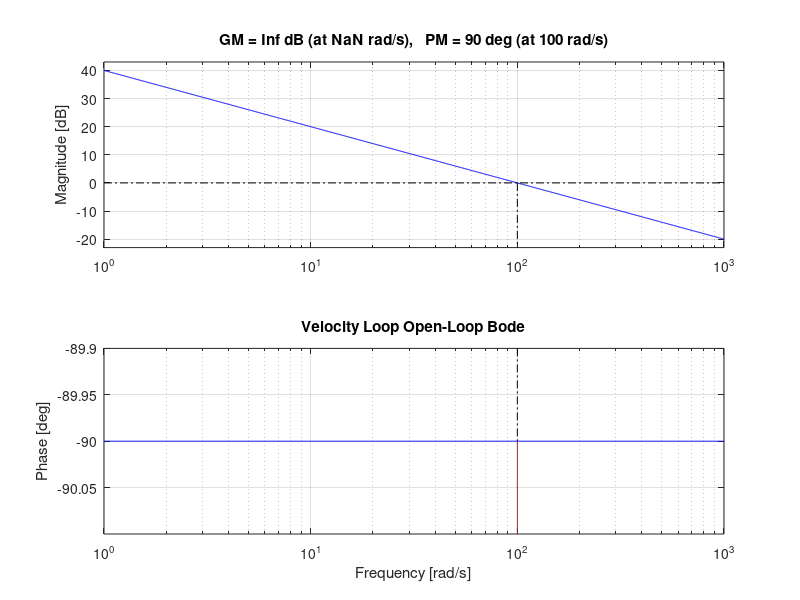
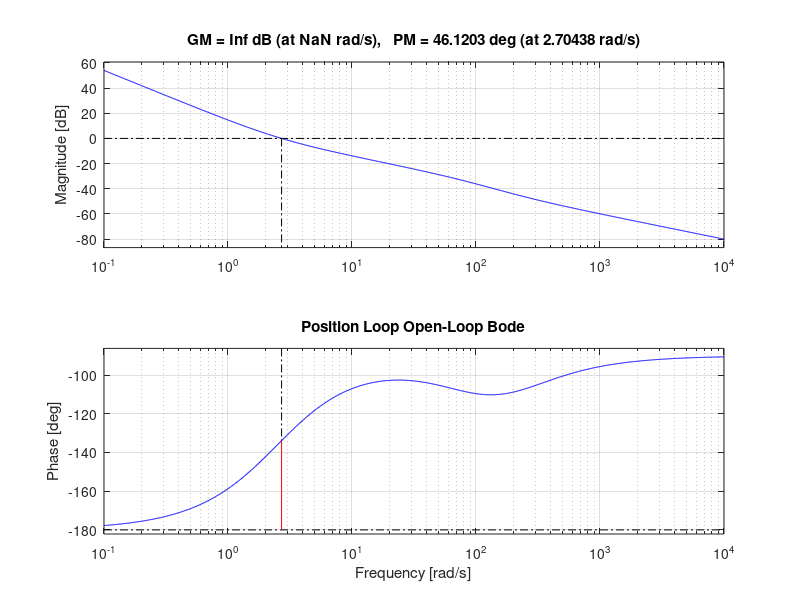
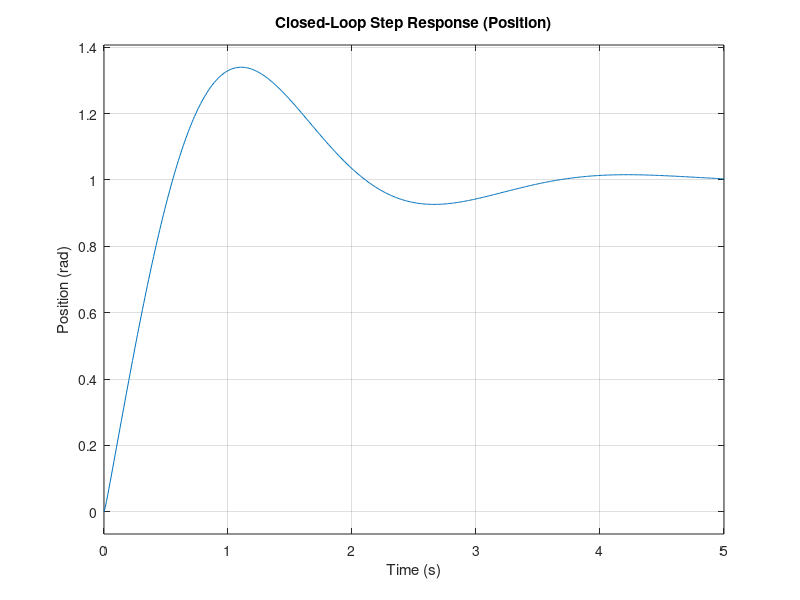

Reproduce these figures in MATLAB, in order.
% High-Precision DC Motor Position Control with Cascaded Loops
s = tf('s');

%% Motor Parameters
K = 10;          % DC motor gain
tau = 0.05;      % Motor time constant (s)
G_motor = tf(K, [tau 1 0]);  % Position from voltage

%% Velocity Loop Design (Inner Loop)
G_vel = tf(K, [tau 1]);      % Velocity transfer function
Kp_v = 0.5;                  % Velocity loop proportional gain
Ki_v = 10;                   % Velocity loop integral gain
C_vel = Kp_v + Ki_v / s;     % Velocity PI controller

L_vel = C_vel * G_vel;
figure; margin(L_vel); grid on; title('Velocity Loop Open-Loop Bode');

G_inner = feedback(L_vel, 1);    % Inner closed-loop system (velocity)
G_pos = G_inner / s;             % Integrate velocity to get position

%% Position Loop Design (Outer Loop)
Kp_p = 2; Ki_p = 5; Kd_p = 0.01;
C_pos = Kp_p + Ki_p/s + Kd_p*s;  % PID controller for position

L_pos = C_pos * G_pos;
figure; margin(L_pos); grid on; title('Position Loop Open-Loop Bode');

%% Closed-loop simulation
T_closed = feedback(L_pos, 1);
t = 0:0.01:5;
figure; step(T_closed, t); grid on;
title('Closed-Loop Step Response (Position)');
ylabel('Position (rad)'); xlabel('Time (s)');
